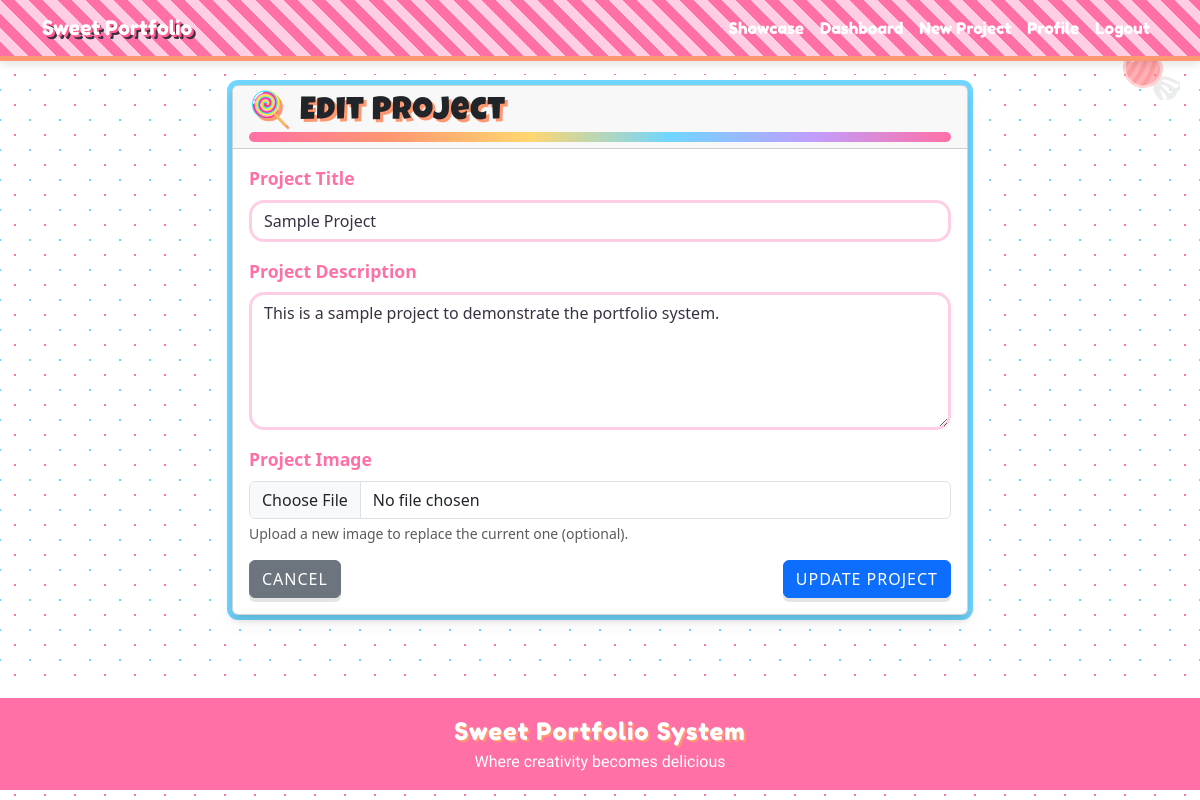
Page /project/1/edit (signed in) on the committed database.
### app.py (models this page shows)
class Project(db.Model): # Represents a project in the system
    id = db.Column(db.Integer, primary_key=True)
    title = db.Column(db.String(100), nullable=False)
    description = db.Column(db.Text, nullable=False)
    date_posted = db.Column(db.DateTime, nullable=False, default=datetime.utcnow)
    image_filename = db.Column(db.String(100), nullable=True)
    user_id = db.Column(db.Integer, db.ForeignKey('user.id'), nullable=False)

### app.py (the view, shortened to what this page needs)
@app.route('/project/<int:project_id>/edit', methods=['GET', 'POST'])
def edit_project(project_id):
    if 'user_id' not in session:
        flash('Please log in first')
        return redirect(url_for('login'))
    project = Project.query.get_or_404(project_id)
    if project.user_id != session['user_id']:
        flash('You do not have permission to edit this project')
        return redirect(url_for('home'))
    return render_template('edit_project.html', project=project)

### app.py (called while the page is built)
@app.context_processor
def inject_request():
    return {'request': request}

### templates/edit_project.html (shortened to what this page needs)
{% extends "base.html" %}
{% block content %}
<div class="row justify-content-center">
    <div class="col-md-8">
        <div class="card">
            <div class="card-header">
                <h2>Edit Project</h2>
            </div>
            <div class="card-body">
                <form method="POST" enctype="multipart/form-data">
                    <div class="mb-3">
                        <label for="title" class="form-label">Project Title</label>
                        <input type="text" class="form-control" id="title" name="title" value="{{ project.title }}" required>
                    </div>
                    <div class="mb-3">
                        <label for="description" class="form-label">Project Description</label>
                        <textarea class="form-control" id="description" name="description" rows="5" required>{{ project.description }}</textarea>
                    </div>
                    <div class="mb-3">
                        <label for="image" class="form-label">Project Image</label>
                        <input type="file" class="form-control" id="image" name="image" accept="image/*">
                        <div class="form-text">Upload a new image to replace the current one (optional).</div>
                    </div>
                    <div class="d-flex justify-content-between">
                        <a href="{{ url_for('view_project', project_id=project.id) }}" class="btn btn-secondary">Cancel</a>
                        <button type="submit" class="btn btn-primary">Update Project</button>
                    </div>
                </form>
            </div>
        </div>
    </div>
</div>
{% endblock %}

### static/css/style.css (style rules this page uses)
:root { --candy-pink: #ff70a6; --bubblegum: #ff9770; --lemon-drop: #ffd670; --mint-green: #70d6ff; --grape: #bf9eff; --licorice: #3a3042; --marshmallow: #fff0f3; --chocolate: #6b4b3e; --candy-red: #ff5c8d; --cotton-candy: #ffcee4; }
body { background-color: var(--marshmallow); background-image: radial-gradient(var(--candy-pink) 1px, transparent 1px), radial-gradient(var(--mint-green) 1px, transparent 1px); background-size: 30px 30px; background-position: 0 0, 15px 15px; color: var(--licorice); font-family: 'Baloo 2', cursive; line-height: 1.6; min-height: 100vh; position: relative; margin: 0; padding: 0; transition: all 0.5s ease; }
h1, h2, h3, h4, h5, h6 { font-family: 'Luckiest Guy', cursive; color: var(--candy-pink); text-shadow: 3px 3px 0px var(--bubblegum); letter-spacing: 1px; position: relative; }
h1::after, h2::after { content: ""; position: absolute; bottom: -10px; left: 0; width: 100%; height: 10px; background: linear-gradient(90deg, var(--candy-pink), var(--bubblegum), var(--lemon-drop), var(--mint-green), var(--grape), var(--candy-pink)); border-radius: 10px; }
.card { background-color: white; border: none; border-radius: 20px; box-shadow: 0 10px 20px rgba(0, 0, 0, 0.05), 0 6px 6px rgba(0, 0, 0, 0.1), 0 0 0 5px var(--mint-green), 0 0 0 10px white; transition: all 0.3s ease; overflow: hidden; margin-bottom: 25px; }
.card-header { background-color: var(--grape); color: white; border-bottom: 5px dashed white; font-family: 'Fredoka One', cursive; }
.btn { border-radius: 50px; font-family: 'Fredoka One', cursive; text-transform: uppercase; letter-spacing: 1px; padding: 10px 20px; transition: all 0.3s ease; position: relative; overflow: hidden; box-shadow: 0 4px 0 0 rgba(0, 0, 0, 0.1); }
.btn::after { content: ""; position: absolute; top: 0; left: -100%; width: 100%; height: 100%; background: linear-gradient( 90deg, rgba(255, 255, 255, 0) 0%, rgba(255, 255, 255, 0.3) 50%, rgba(255, 255, 255, 0) 100% ); transition: all 0.5s ease; }
.btn-primary { background-color: var(--mint-green); border: none; color: var(--licorice); }
.btn-secondary { background-color: var(--grape); border: none; }
.form-control { border: 3px solid var(--cotton-candy); border-radius: 15px; padding: 10px 15px; transition: all 0.3s ease; background-color: white; }
.form-label { color: var(--candy-pink); font-weight: bold; font-size: 1.1rem; }
h1::before, h2::before { content: "🍭"; margin-right: 10px; display: inline-block; animation: spin 10s linear infinite; }
textarea, input[type="text"], input[type="email"], input[type="password"] { background-color: white !important; color: var(--licorice) !important; border: 3px solid var(--cotton-candy) !important; border-radius: 15px !important; }

### templates/base.html (style rules this page uses)
body { transition: all 0.5s ease; }

### rows in the picture
Project: title "Sample Project", description "This is a sample project to demonstrate the portfolio system."
